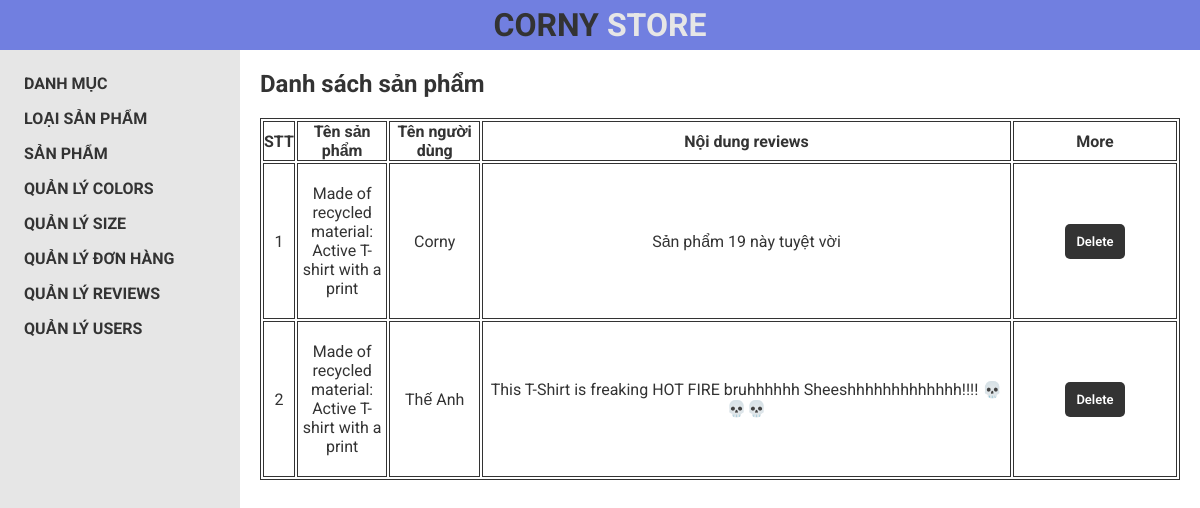
Screenshot of /admin/reviews/reviews_show.php (signed in) with the database file from the repository.
### tables this page shows
CREATE TABLE `reviews` (
  `id` int(11) NOT NULL,
  `product_id` int(11) NOT NULL,
  `user_id` int(11) NOT NULL,
  `contents` varchar(5000) NOT NULL
);

CREATE TABLE `product` (
  `product_id` int(11) NOT NULL,
  `category_id` int(11) NOT NULL,
  `product_type_id` int(11) NOT NULL,
  `product_name` varchar(255) NOT NULL,
  `product_price` varchar(255) NOT NULL,
  `product_desc` varchar(500) NOT NULL,
  `product_img` varchar(1000) NOT NULL,
  `date_insert` datetime NOT NULL DEFAULT current_timestamp(),
  `date_update` datetime NOT NULL DEFAULT current_timestamp() ON UPDATE current_timestamp()
);

CREATE TABLE `user` (
  `id` int(11) NOT NULL,
  `email` varchar(255) NOT NULL,
  `password` varchar(255) NOT NULL,
  `name` varchar(50) NOT NULL,
  `role` varchar(10) NOT NULL DEFAULT 'user',
  `avatar` varchar(500) NOT NULL
);

### admin/class/reviews_class.php (called while the page is built, shortened)
<?php
class Reviews {
    public $connect;
    public function __construct($host, $user, $pw, $db_name) {
        $this->connect = new mysqli($host, $user, $pw, $db_name);
    }
    public function show_reviews() {
        $query = "SELECT * FROM reviews";
        $result = mysqli_query($this->connect, $query);
        return $result;
    }
}
?>

### admin/class/product_class.php (called while the page is built, shortened)
<?php
class Product {
    public $connect;
    public function __construct($host, $user, $pw, $db_name) {
        $this->connect = new mysqli($host, $user, $pw, $db_name);
    }
    public function get_product_only($product_id) {
        $query = "SELECT * FROM product
        WHERE product_id = '$product_id'";
        $result = mysqli_query($this->connect, $query);
        return $result;
    }
}
?>

### admin/class/user_class.php (called while the page is built, shortened)
<?php
class User {
    public $connect;
    public function __construct($host, $user, $pw, $db_name) {
        $this->connect = new mysqli($host, $user, $pw, $db_name);
    }
    public function get_data_by_id($id) {
        $query = "SELECT * FROM user WHERE `id` = ".$id;
        $result = mysqli_query($this->connect, $query);
        return $result;
    }
}
?>

### admin/reviews/reviews_show.php (the view, shortened to what this page needs)
<?php
    include "../layouts/header.php";
    include "../class/reviews_class.php";
    include "../class/user_class.php";
    include "../class/product_class.php";
?>
<?php
    $reviews = new Reviews(DB_HOST, DB_USER, DB_PASS, DB_NAME);
    $user = new User(DB_HOST, DB_USER, DB_PASS, DB_NAME);
    $product = new Product(DB_HOST, DB_USER, DB_PASS, DB_NAME);
    $show_reviews = $reviews->show_reviews();
?>
<div class="right_contents">
    <div class="right_contents-item right_contents-category_add">
        <h1>Danh sách sản phẩm</h1>
        <table style="overflow-x: scroll">
            <tr>
                <th width="2%">STT</th>
                <th width="10%">Tên sản phẩm</th>
                <th width="10%">Tên người dùng</th>
                <th width="">Nội dung reviews</th>
                <th width="">More</th>
            </tr>
            <?php if(mysqli_num_rows($show_reviews) > 0) {
                $stt = 0;
                while($row_reviews = mysqli_fetch_assoc($show_reviews)) {
                    $stt++?>
            <tr>
                <td><?php echo $stt ?></td>
                <td>
                    <?php
                    $row_product = mysqli_fetch_assoc($product->get_product_only($row_reviews['product_id']));
                    echo $row_product['product_name'];
                    ?>
                </td>
                <td>
                    <?php
                    $get_data_by_id = $user->get_data_by_id($row_reviews['user_id']);
                    $row_user = mysqli_fetch_assoc($get_data_by_id);
                    echo $row_user['name'];
                    ?>
                </td>
                <td><?php echo $row_reviews['contents']?></td>
                <td class="interact" style="min-height: 156px">
                    <a class="btn delete"
                    href="reviews_delete.php?
                    product_id=<?php echo $row_reviews['product_id']?>&
                    user_id=<?php echo $row_reviews['user_id']?>">
                        Delete
                    </a>
                </td>
            </tr>
            <?php }}?>
        </table>
    </div>
</div>
<?php
    include "../layouts/footer.php";
?>

### assets/css/layouts_css/style.css (style rules this page uses)
* { margin: 0; padding: 0; box-sizing: border-box; font-family: 'Roboto', sans-serif; color: var(--dark); transition: all .2s linear; scroll-behavior: smooth; }
:root { --dark-bg: rgb(34, 34, 34); --dark: #333333; --light-bg: #fff; --light-bg_features: #f3f3f3; --light-border_features: #d9d9d9; --light-search-bg: rgba(255,255,255,0.9); --light-price: #666; --light-text: #888888; --light-btn: #e6e6e6; --light-text-footer: #b2b2b2; --blue: rgb(113, 127, 224); --blue-blur: rgba(113, 127, 224, 0.8); --blue-heart: rgb(103,116,213); --blue-text-footer: #007bff; --blue-hover: #0056b3; --shadow: rgb(0 0 0 / 20%); --overlay-bg: rgba(0,0,0,0.6); --green_success: #408140; --red_alert: rgb(244,67,54); }
body { position: relative; }
a { text-decoration: none; }
.btn { display: flex; justify-content: center; align-items: center; width: fit-content; min-width: 180px; height: 46px; background-color: var(--blue); color: var(--light-bg); border-radius: 23px; font-size: 15px; font-weight: 600; cursor: pointer; }

### admin/css/style.css (style rules this page uses)
body { height: 100vh; }
a { text-decoration: none; color: var(--dark); }
.right_contents { width: calc(100% - 20%); }
.right_contents { height: calc(100vh - 50px); padding: 20px; overflow-y: scroll; }
.right_contents h1 { display: block; padding-bottom: 20px; }
.right_contents-item .btn { margin: 8px 0; font-size: 18px; background-color: var(--dark); min-width: 120px; height: 35px; border-radius: 5px; }
.right_contents table { width: 100%; border: 1px solid var(--dark); }
.right_contents table tr th { border: 1px solid var(--dark); }
.right_contents table tr td { text-align: center; border: 1px solid var(--dark); }
.interact { display: flex; justify-content: center; align-items: center; font-size: 30px; }
.interact .btn { min-width: 60px; height: 35px; font-size: 13px; }

### admin/reviews/reviews_show.php (style rules this page uses)
td { object-fit: fit-content; max-width: 200px; word-wrap: break-word; }
.interact { flex-direction: column; }

### rows the page displays
reviews: product.product_name "Made of recycled material: Active T-shirt with a print", user.name "Corny", contents "Sản phẩm 19 này tuyệt vời"
reviews: product.product_name "Made of recycled material: Active T-shirt with a print", user.name "Thế Anh", contents "This T-Shirt is freaking HOT FIRE bruhhhhhh Sheeshhhhhhhhhhhhh!!!! 💀💀💀"
